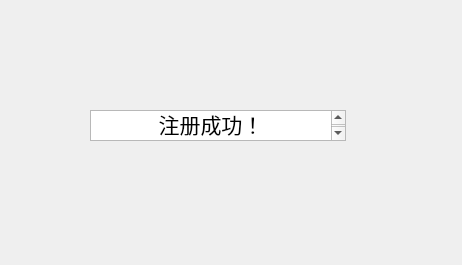
<?xml version="1.0" encoding="UTF-8"?>
<ui version="4.0">
 <class>succeed</class>
 <widget class="QWidget" name="succeed">
  <property name="geometry">
   <rect>
    <x>0</x>
    <y>0</y>
    <width>462</width>
    <height>265</height>
   </rect>
  </property>
  <property name="windowTitle">
   <string>Form</string>
  </property>
  <widget class="QTextBrowser" name="textBrowser">
   <property name="geometry">
    <rect>
     <x>90</x>
     <y>110</y>
     <width>256</width>
     <height>31</height>
    </rect>
   </property>
   <property name="html">
    <string>&lt;!DOCTYPE HTML PUBLIC &quot;-//W3C//DTD HTML 4.0//EN&quot; &quot;http://www.w3.org/TR/REC-html40/strict.dtd&quot;&gt;
&lt;html&gt;&lt;head&gt;&lt;meta name=&quot;qrichtext&quot; content=&quot;1&quot; /&gt;&lt;meta charset=&quot;utf-8&quot; /&gt;&lt;style type=&quot;text/css&quot;&gt;
p, li { white-space: pre-wrap; }
hr { height: 1px; border-width: 0; }
li.unchecked::marker { content: &quot;\2610&quot;; }
li.checked::marker { content: &quot;\2612&quot;; }
&lt;/style&gt;&lt;/head&gt;&lt;body style=&quot; font-family:'Microsoft YaHei UI'; font-size:9pt; font-weight:400; font-style:normal;&quot;&gt;
&lt;p align=&quot;center&quot; style=&quot; margin-top:0px; margin-bottom:0px; margin-left:0px; margin-right:0px; -qt-block-indent:0; text-indent:0px;&quot;&gt;&lt;span style=&quot; font-size:16pt;&quot;&gt;注册成功！&lt;/span&gt;&lt;/p&gt;&lt;/body&gt;&lt;/html&gt;</string>
   </property>
  </widget>
 </widget>
 <resources/>
 <connections/>
</ui>
